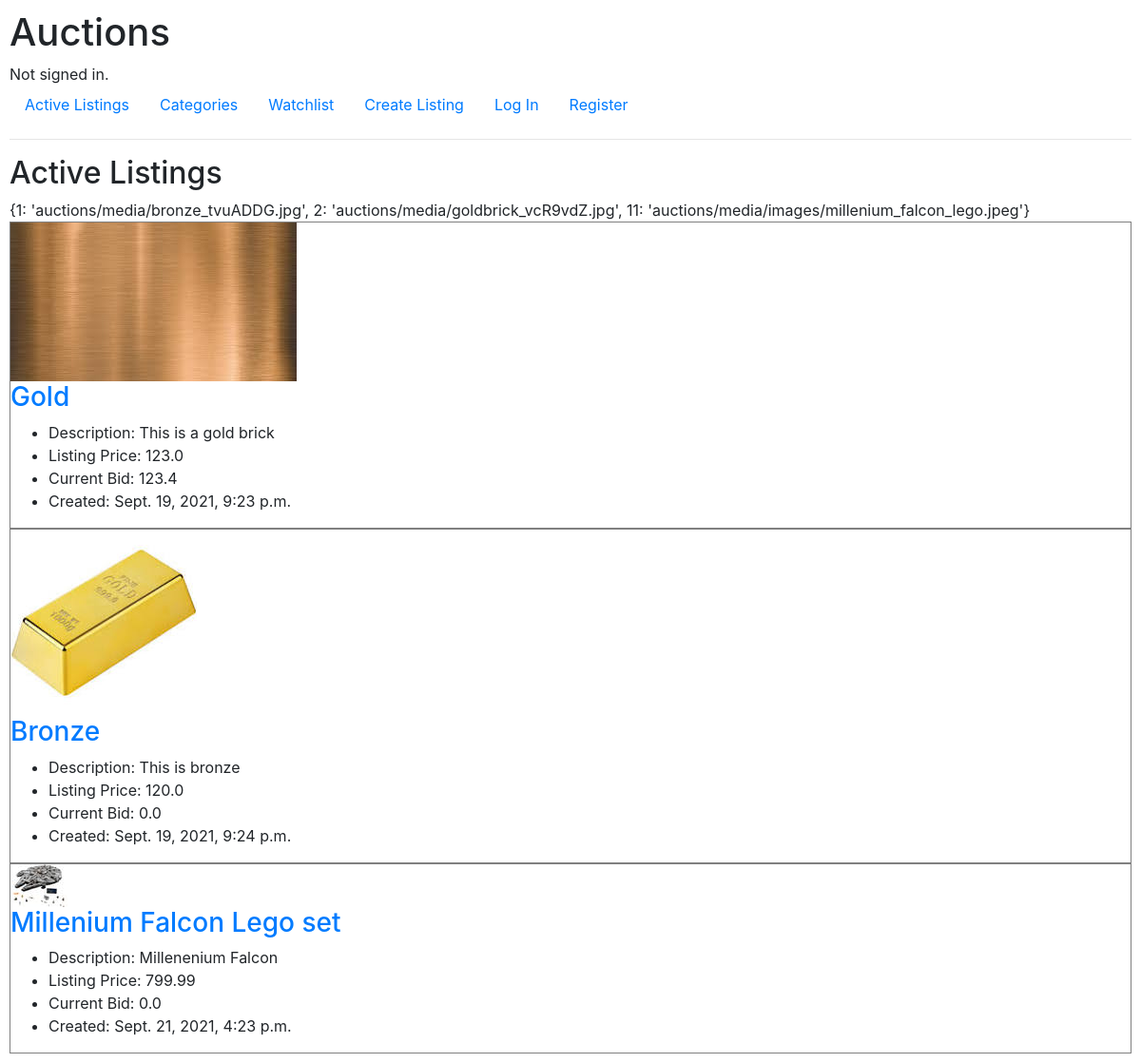
The page / on the database its author committed.
### auctions/models.py (models this page shows, shortened)
class Listing(models.Model):
    name = models.CharField(max_length=64)
    image = models.ImageField()
    description = models.CharField(max_length=300)
    listing_price = models.FloatField()
    current_bid = models.FloatField(default=0)
    category = models.CharField(max_length=64)
    created = models.DateTimeField(auto_now_add=True)
    buyer = models.CharField(max_length=64, default='')
    user_listing = models.ForeignKey(User, blank=False, on_delete=CASCADE, related_name="user_listing")
    active = models.BooleanField(default=True)

### auctions/views.py (the view)
# urls.py: path("", views.index, name="index"),
def index(request):
    listings = Listing.objects.all()
    for listing in listings:
        if listing.id not in IMAGES.keys():
            IMAGES[listing.id] = f"auctions/media/{listing.image}"
    return render(request, 'auctions/index.html', {
        "listings": listings,
        "images": IMAGES
    })

### auctions/templates/auctions/index.html (shortened to what this page needs)
{% extends "auctions/layout.html" %}
{% block body %}
    <h2>Active Listings</h2>
    {{ images }}
    {% for listing in listings %}
    <div class="listing-container">
        <div class="listing-image">
            {% load static %}
            {% for key, value in images.items %}
                {% if key == listing.id %}
                    <img src="{% static value %}" alt="Image of listing">
                {% endif %}
            {% endfor %}
        </div>
        <div class="listing-content">
            <h3><a href="{% url 'listing' listing.name listing.id %}">{{ listing.name }}</a></h3>
            <ul>
                <li>Description: {{ listing.description }}</li>
                <li>Listing Price: {{ listing.listing_price }}</li>
                <li>Current Bid: {{ listing.current_bid }}</li>
                <li>Created: {{ listing.created }}</li>
        </div>
    </div>
    {% endfor %}
{% endblock %}

### auctions/templates/auctions/layout.html (shortened to what this page needs)
{% load static %}
<!DOCTYPE html>
<html lang="en">
    <head>
        <link rel="stylesheet" href="https://stackpath.bootstrapcdn.com/bootstrap/4.4.1/css/bootstrap.min.css">
        {% load static %}
        <link href="{% static 'auctions/styles.css' %}" rel="stylesheet">
    </head>
    <body>
        <h1>Auctions</h1>
        <div>
            {% if user.is_authenticated %}
                Signed in as <strong>{{ user.username }}</strong>.
            {% else %}
                Not signed in.
            {% endif %}
        </div>
        <ul class="nav">
            <li class="nav-item">
                <a class="nav-link" href="{% url 'index' %}">Active Listings</a>
            </li>
            <li class="nav-item">
                <a class="nav-link" href="{% url 'categories' category='all' %}">Categories</a>
            </li>
            <li class="nav-item">
                {% if user.is_authenticated %}
                    <a class="nav-link" href="{% url 'watchlist' %}">Watchlist</a>
                {% else %}
                    <a class="nav-link" href="#">Watchlist</a>
                {% endif %}
            </li>
            <li class="nav-item">
                {% if user.is_authenticated %}
                <a class="nav-link" href="{% url 'create' %}">Create Listing</a>
                {% else %}
                <a class="nav-link" href="#">Create Listing</a>
                {% endif %}
            </li>
            {% if user.is_authenticated %}
                <li class="nav-item">
                    <a class="nav-link" href="{% url 'logout' %}">Log Out</a>
                </li>
            {% else %}
                <li class="nav-item">
                    <a class="nav-link" href="{% url 'login' %}">Log In</a>
                </li>
                <li class="nav-item">
                    <a class="nav-link" href="{% url 'register' %}">Register</a>
                </li>
            {% endif %}
        </ul>
        <hr>
        {% block body %}
        {% endblock %}
    </body>
</html>

### auctions/static/auctions/styles.css (style rules this page uses)
body { padding: 10px; }
.listing-container { border: solid grey 1px; }

### rows shown on the page
Listing: name "Gold", description "This is a gold brick", listing_price "123.0", current_bid "123.4", created "Sept. 19, 2021, 9:23 p.m."
Listing: name "Bronze", description "This is bronze", listing_price "120.0", current_bid "0.0", created "Sept. 19, 2021, 9:24 p.m."
Listing: name "Millenium Falcon Lego set", description "Millenenium Falcon", listing_price "799.99", current_bid "0.0", created "Sept. 21, 2021, 4:23 p.m."

### other values the page prints
{{ images }} "{1: 'auctions/media/bronze_tvuADDG.jpg', 2: 'auctions/media/goldbrick_vcR9vdZ.jpg', 11: 'auctions/media/images/millenium_falcon_lego.jpeg'}"
